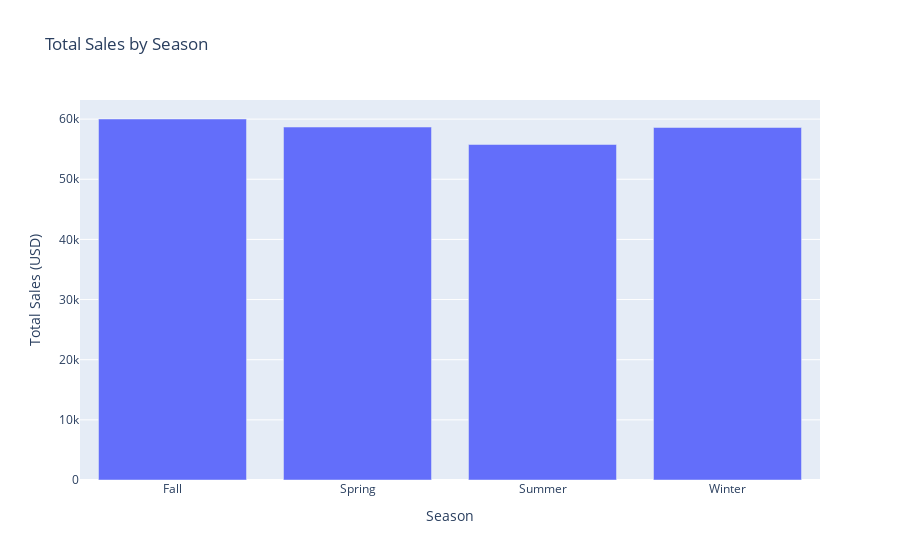
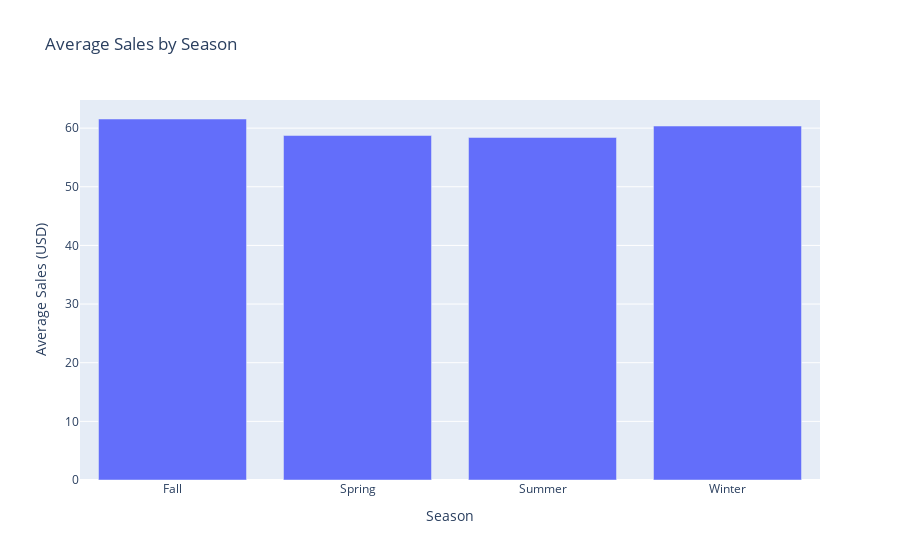

Here is the notebook cell these charts were saved with, in order:
### Markdown cell above
###  Seasonal Impact Analysis

### Code cell
# Group data by 'Season' and calculate total and average sales
seasonal_sales = data.groupby('Season')['Purchase Amount (USD)'].agg(['sum', 'mean']).reset_index()

# Visualize total sales by season
fig = px.bar(seasonal_sales, x='Season', y='sum',
             title="Total Sales by Season",
             labels={'sum': 'Total Sales (USD)'})
fig.show()

# Visualize average sales by season
fig = px.bar(seasonal_sales, x='Season', y='mean',
             title="Average Sales by Season",
             labels={'mean': 'Average Sales (USD)'})
fig.show()

### Figure 1 — Plotly figure (JSON) as saved in the notebook; plotly's stock layout.template omitted (floating-point values rounded to 4 significant figures)
{"data": [{"alignmentgroup": "True", "hovertemplate": "Season=%{x}<br>Total Sales (USD)=%{y}<extra></extra>", "legendgroup": "", "marker": {"color": "#636efa", "pattern": {"shape": ""}}, "name": "", "offsetgroup": "", "orientation": "v", "showlegend": false, "textposition": "auto", "type": "bar", "x": ["Fall", "Spring", "Summer", "Winter"], "xaxis": "x", "y": [60018, 58679, 55777, 58607], "yaxis": "y"}], "layout": {"autosize": true, "barmode": "relative", "legend": {"tracegroupgap": 0}, "title": {"text": "Total Sales by Season"}, "xaxis": {"anchor": "y", "autorange": true, "domain": [0, 1], "range": [-0.5, 3.5], "title": {"text": "Season"}, "type": "category"}, "yaxis": {"anchor": "x", "autorange": true, "domain": [0, 1], "range": [0, 63180.0], "title": {"text": "Total Sales (USD)"}, "type": "linear"}}}

### Figure 2 — Plotly figure (JSON) as saved in the notebook; plotly's stock layout.template omitted (floating-point values rounded to 4 significant figures)
{"data": [{"alignmentgroup": "True", "hovertemplate": "Season=%{x}<br>Average Sales (USD)=%{y}<extra></extra>", "legendgroup": "", "marker": {"color": "#636efa", "pattern": {"shape": ""}}, "name": "", "offsetgroup": "", "orientation": "v", "showlegend": false, "textposition": "auto", "type": "bar", "x": ["Fall", "Spring", "Summer", "Winter"], "xaxis": "x", "y": [61.56, 58.74, 58.41, 60.36], "yaxis": "y"}], "layout": {"autosize": true, "barmode": "relative", "legend": {"tracegroupgap": 0}, "title": {"text": "Average Sales by Season"}, "xaxis": {"anchor": "y", "autorange": true, "domain": [0, 1], "range": [-0.5, 3.5], "title": {"text": "Season"}, "type": "category"}, "yaxis": {"anchor": "x", "autorange": true, "domain": [0, 1], "range": [0, 64.8], "title": {"text": "Average Sales (USD)"}, "type": "linear"}}}
